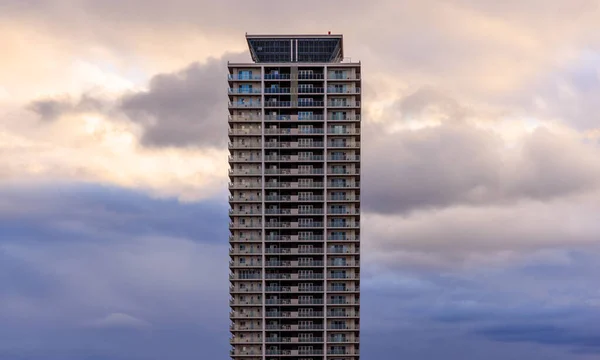
#> input picture sky.jpg, 600 x 360 px
$ python -i detector.py   (imports and definitions only)
#> lines starting #> are read from the running program, lines starting #| are printed output that depends on the picture; after the words box and inside, x2 and y2 are one past the last pixel; in counts of white or black regions, pixels touching at a corner belong together
#> further down, picture is the input picture: shape (360, 600, 3); mean B, G, R 161.5, 151.5, 159.6
import cv2
import numpy as np

def detect_skyscraper(image):
    gray = cv2.cvtColor(image, cv2.COLOR_BGR2GRAY)
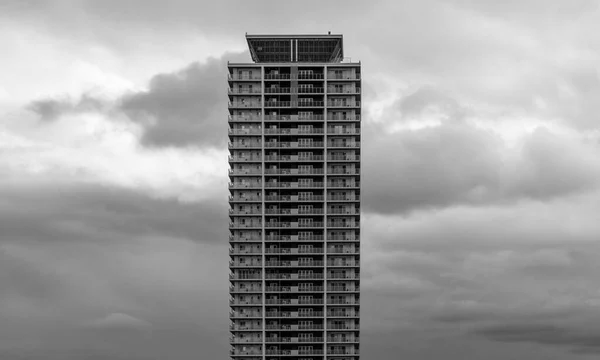
#> gray: shape (360, 600); min 0, max 253, mean 155.1
    blur = cv2.GaussianBlur(gray, (7, 7), 0)
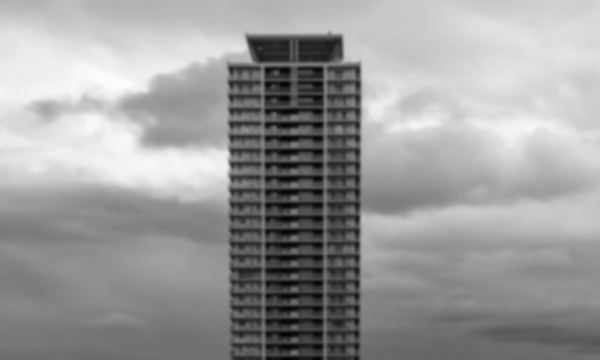
#> blur: shape (360, 600); min 2, max 252, mean 155.1
    _, thresh = cv2.threshold(blur, 200, 255, cv2.THRESH_BINARY_INV + cv2.THRESH_OTSU)
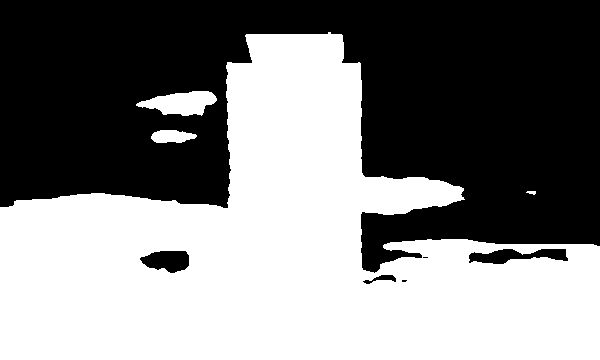
#> thresh: shape (360, 600); 50.6% white; 6 black regions (2 under 20 px)
    contours, _ = cv2.findContours(thresh, cv2.RETR_EXTERNAL, cv2.CHAIN_APPROX_SIMPLE)
#> contours = 4 contours, 1 with area under 20; largest, box (x1, y1, x2, y2) and area: (0, 32, 600, 360) 108226, (136, 91, 217, 116) 1208, (151, 130, 197, 143) 406
    if not contours:
        return None
    largest = max(contours, key=cv2.contourArea)
#> largest = contour of 359 points, box (x1, y1, x2, y2) (0, 32, 600, 360), area 108226
    x, y, w, h = cv2.boundingRect(largest)
#> x = 0; y = 32; w = 600; h = 328
    return x, y, w, h, largest

>>> import cv2
>>> picture = cv2.imread('sky.jpg')
>>> result = detect_skyscraper(picture)
#> result = 5 items, first 5: 0, 32, 600, 328, contour of 359 points, box (x1, y1, x2, y2) (0, 32, 600, 360), area 108226
